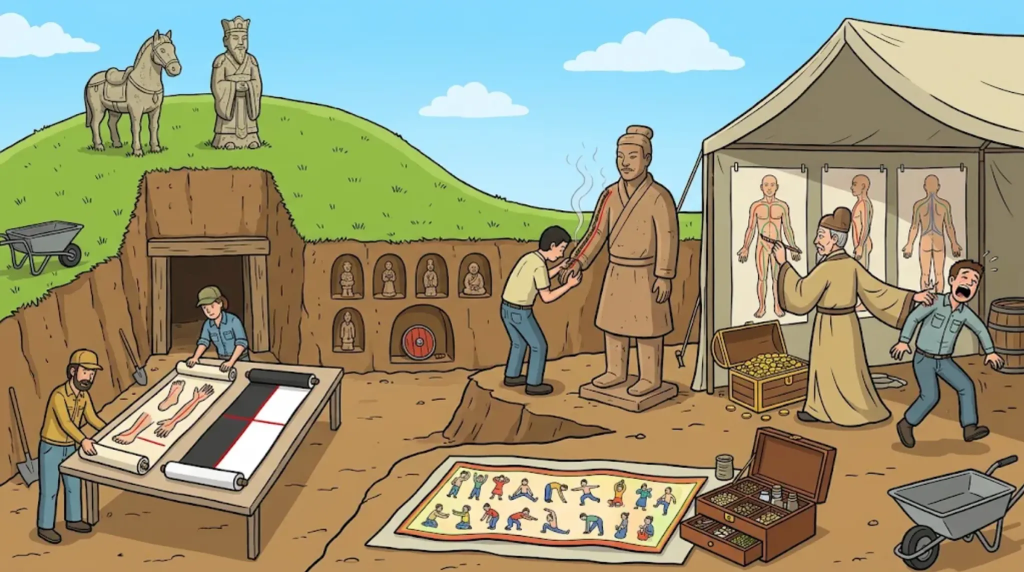
#> input picture src/lessons/design/new-gr-02/base_v1.webp, 2048 x 1144 px (shown at 1/2 size)
$ python dice_v2.py base_v1.webp base_v1.webp
#> lines starting #> are read from the running program, lines starting #| are printed output that depends on the picture
# (v4 = v3 위에 다시 적용) 주사위: 帛書 곁 1·1 = 十一脈 · 약상자 곁 5·2 = 五十二病方
import sys
from PIL import Image, ImageDraw
src, out = sys.argv[1], sys.argv[2]
im = Image.open(src).convert('RGB'); d = ImageDraw.Draw(im)
#> further down, im is the input picture: PIL image 2048x1144 RGB; mean R, G, B 153.1, 151, 122.8
PIPS = {1: [(.5, .5)], 2: [(.27, .27), (.73, .73)], 5: [(.27, .27), (.27, .73), (.5, .5), (.73, .27), (.73, .73)], 3: [(.25, .25), (.5, .5), (.75, .75)], 6: [(.27, .22), (.27, .5), (.27, .78), (.73, .22), (.73, .5), (.73, .78)]}
def die(x, y, s, n, rot=0):
    d.rounded_rectangle((x + 5, y + 6, x + s + 5, y + s + 6), radius=s // 6, fill=(60, 70, 60))  # 그림자
    d.rounded_rectangle((x, y, x + s, y + s), radius=s // 6, fill=(252, 248, 236), outline=(15, 15, 15), width=max(3, s // 18))
    r = s * .09
    for px, py in PIPS[n]:
        cx, cy = x + px * s, y + py * s
        d.ellipse((cx - r, cy - r, cx + r, cy + r), fill=(15, 15, 15))
F = 2048 / 1421
for (vx, vy, n) in [(378, 442, 1), (424, 442, 1), (1158, 690, 5), (1204, 690, 2)]:
    die(int(vx * F), int(vy * F), 60, n)
im.save(out); print('ok')
#> after `im.save(out)`:
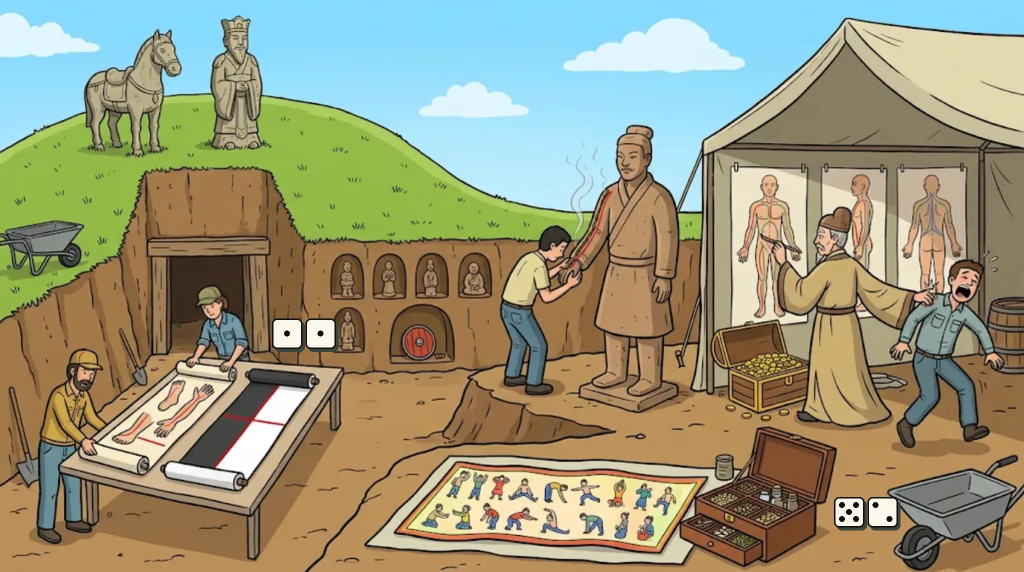
#> saved as base_v1.webp: PIL image 2048x1144 RGB (shown at 1/2 size); mean R, G, B 153.2, 151.4, 123.4
#| ok
